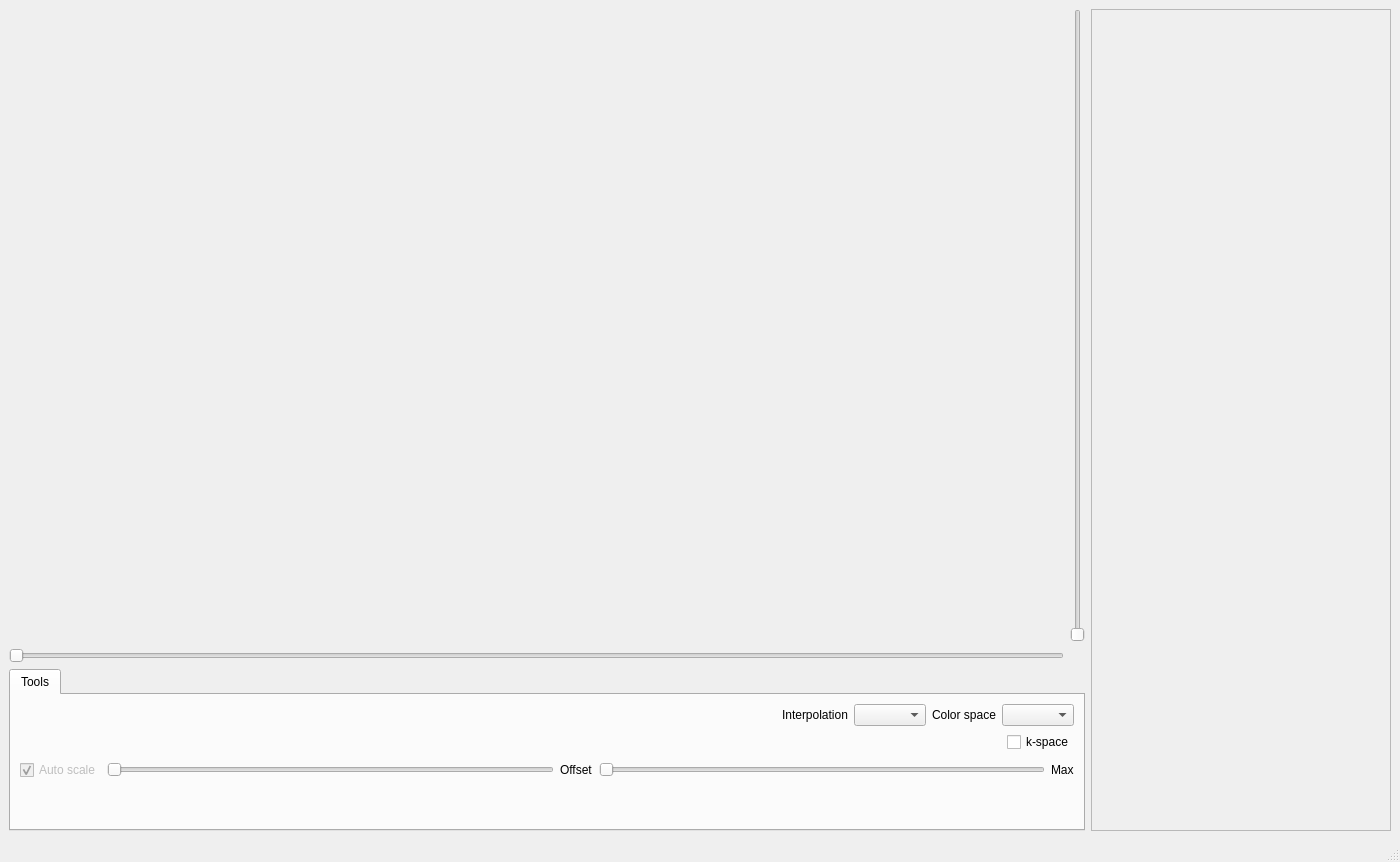
<?xml version="1.0" encoding="UTF-8"?>
<ui version="4.0">
 <class>Generic2dimWindow</class>
 <widget class="QMainWindow" name="Generic2dimWindow">
  <property name="geometry">
   <rect>
    <x>0</x>
    <y>0</y>
    <width>1400</width>
    <height>862</height>
   </rect>
  </property>
  <property name="windowTitle">
   <string>ARAN 2D Viewer</string>
  </property>
  <widget class="QWidget" name="centralwidget">
   <layout class="QGridLayout" name="gridLayout">
    <item row="1" column="0">
     <layout class="QHBoxLayout" name="horizontalLayout">
      <property name="spacing">
       <number>-1</number>
      </property>
      <item>
       <layout class="QVBoxLayout" name="verticalLayout">
        <item>
         <layout class="QGridLayout" name="gridLayout_2">
          <item row="1" column="0">
           <widget class="QSlider" name="horizontalSlider">
            <property name="orientation">
             <enum>Qt::Horizontal</enum>
            </property>
           </widget>
          </item>
          <item row="0" column="1">
           <widget class="QSlider" name="verticalSlider">
            <property name="orientation">
             <enum>Qt::Vertical</enum>
            </property>
           </widget>
          </item>
          <item row="0" column="0">
           <widget class="QWidget" name="plotWidget" native="true">
            <property name="sizePolicy">
             <sizepolicy hsizetype="Expanding" vsizetype="Expanding">
              <horstretch>0</horstretch>
              <verstretch>0</verstretch>
             </sizepolicy>
            </property>
            <property name="minimumSize">
             <size>
              <width>640</width>
              <height>480</height>
             </size>
            </property>
            <property name="cursor">
             <cursorShape>ArrowCursor</cursorShape>
            </property>
           </widget>
          </item>
         </layout>
        </item>
        <item>
         <widget class="QTabWidget" name="plotTools">
          <property name="enabled">
           <bool>true</bool>
          </property>
          <property name="sizePolicy">
           <sizepolicy hsizetype="Preferred" vsizetype="Preferred">
            <horstretch>0</horstretch>
            <verstretch>0</verstretch>
           </sizepolicy>
          </property>
          <property name="minimumSize">
           <size>
            <width>0</width>
            <height>0</height>
           </size>
          </property>
          <property name="maximumSize">
           <size>
            <width>16777215</width>
            <height>900</height>
           </size>
          </property>
          <property name="currentIndex">
           <number>0</number>
          </property>
          <widget class="QWidget" name="d3tab">
           <attribute name="title">
            <string>Tools</string>
           </attribute>
           <layout class="QVBoxLayout" name="verticalLayout_4">
            <item>
             <widget class="QWidget" name="tools2D" native="true">
              <property name="sizePolicy">
               <sizepolicy hsizetype="Expanding" vsizetype="Expanding">
                <horstretch>0</horstretch>
                <verstretch>0</verstretch>
               </sizepolicy>
              </property>
              <property name="maximumSize">
               <size>
                <width>16777215</width>
                <height>50</height>
               </size>
              </property>
              <property name="baseSize">
               <size>
                <width>0</width>
                <height>0</height>
               </size>
              </property>
              <layout class="QVBoxLayout" name="verticalLayout_6">
               <property name="margin">
                <number>0</number>
               </property>
               <item>
                <layout class="QHBoxLayout" name="horizontalLayout_3">
                 <item>
                  <widget class="QLabel" name="xaxisNameLbl">
                   <property name="text">
                    <string/>
                   </property>
                  </widget>
                 </item>
                 <item>
                  <widget class="QLabel" name="xCoordinate">
                   <property name="text">
                    <string/>
                   </property>
                  </widget>
                 </item>
                 <item>
                  <spacer name="horizontalSpacer_2">
                   <property name="orientation">
                    <enum>Qt::Horizontal</enum>
                   </property>
                   <property name="sizeHint" stdset="0">
                    <size>
                     <width>40</width>
                     <height>20</height>
                    </size>
                   </property>
                  </spacer>
                 </item>
                 <item>
                  <widget class="QLabel" name="label_4">
                   <property name="text">
                    <string>Interpolation</string>
                   </property>
                  </widget>
                 </item>
                 <item>
                  <widget class="QComboBox" name="interpolationChooser"/>
                 </item>
                 <item>
                  <widget class="QLabel" name="label_3">
                   <property name="text">
                    <string>Color space</string>
                   </property>
                  </widget>
                 </item>
                 <item>
                  <widget class="QComboBox" name="colormapChooser"/>
                 </item>
                </layout>
               </item>
               <item>
                <layout class="QHBoxLayout" name="horizontalLayout_4">
                 <item>
                  <widget class="QLabel" name="yaxisNameLbl">
                   <property name="text">
                    <string/>
                   </property>
                  </widget>
                 </item>
                 <item>
                  <widget class="QLabel" name="yCoordinate">
                   <property name="text">
                    <string/>
                   </property>
                  </widget>
                 </item>
                 <item>
                  <spacer name="horizontalSpacer_3">
                   <property name="orientation">
                    <enum>Qt::Horizontal</enum>
                   </property>
                   <property name="sizeHint" stdset="0">
                    <size>
                     <width>40</width>
                     <height>20</height>
                    </size>
                   </property>
                  </spacer>
                 </item>
                 <item>
                  <widget class="QCheckBox" name="kSpaceCheckBox">
                   <property name="enabled">
                    <bool>true</bool>
                   </property>
                   <property name="text">
                    <string>k-space</string>
                   </property>
                  </widget>
                 </item>
                </layout>
               </item>
              </layout>
             </widget>
            </item>
            <item>
             <layout class="QHBoxLayout" name="horizontalLayout_2">
              <item>
               <widget class="QCheckBox" name="checkAutoScale">
                <property name="enabled">
                 <bool>false</bool>
                </property>
                <property name="text">
                 <string>Auto scale</string>
                </property>
                <property name="checked">
                 <bool>true</bool>
                </property>
                <property name="tristate">
                 <bool>false</bool>
                </property>
               </widget>
              </item>
              <item>
               <widget class="QSlider" name="voffsetslider">
                <property name="enabled">
                 <bool>false</bool>
                </property>
                <property name="maximum">
                 <number>500000</number>
                </property>
                <property name="orientation">
                 <enum>Qt::Horizontal</enum>
                </property>
               </widget>
              </item>
              <item>
               <widget class="QLabel" name="label">
                <property name="text">
                 <string>Offset</string>
                </property>
               </widget>
              </item>
              <item>
               <widget class="QSlider" name="vmaxslider">
                <property name="enabled">
                 <bool>false</bool>
                </property>
                <property name="maximum">
                 <number>500000</number>
                </property>
                <property name="orientation">
                 <enum>Qt::Horizontal</enum>
                </property>
               </widget>
              </item>
              <item>
               <widget class="QLabel" name="label_2">
                <property name="text">
                 <string>Max</string>
                </property>
               </widget>
              </item>
             </layout>
            </item>
            <item>
             <spacer name="verticalSpacer">
              <property name="orientation">
               <enum>Qt::Vertical</enum>
              </property>
              <property name="sizeType">
               <enum>QSizePolicy::Minimum</enum>
              </property>
              <property name="sizeHint" stdset="0">
               <size>
                <width>20</width>
                <height>40</height>
               </size>
              </property>
             </spacer>
            </item>
           </layout>
          </widget>
         </widget>
        </item>
       </layout>
      </item>
      <item>
       <widget class="QTextEdit" name="dataView">
        <property name="enabled">
         <bool>false</bool>
        </property>
        <property name="minimumSize">
         <size>
          <width>300</width>
          <height>0</height>
         </size>
        </property>
        <property name="maximumSize">
         <size>
          <width>300</width>
          <height>16777215</height>
         </size>
        </property>
        <property name="layoutDirection">
         <enum>Qt::LeftToRight</enum>
        </property>
       </widget>
      </item>
     </layout>
    </item>
   </layout>
  </widget>
  <widget class="QMenuBar" name="menubar">
   <property name="geometry">
    <rect>
     <x>0</x>
     <y>0</y>
     <width>1400</width>
     <height>22</height>
    </rect>
   </property>
  </widget>
  <widget class="QStatusBar" name="statusBar"/>
 </widget>
 <resources/>
 <connections/>
</ui>
